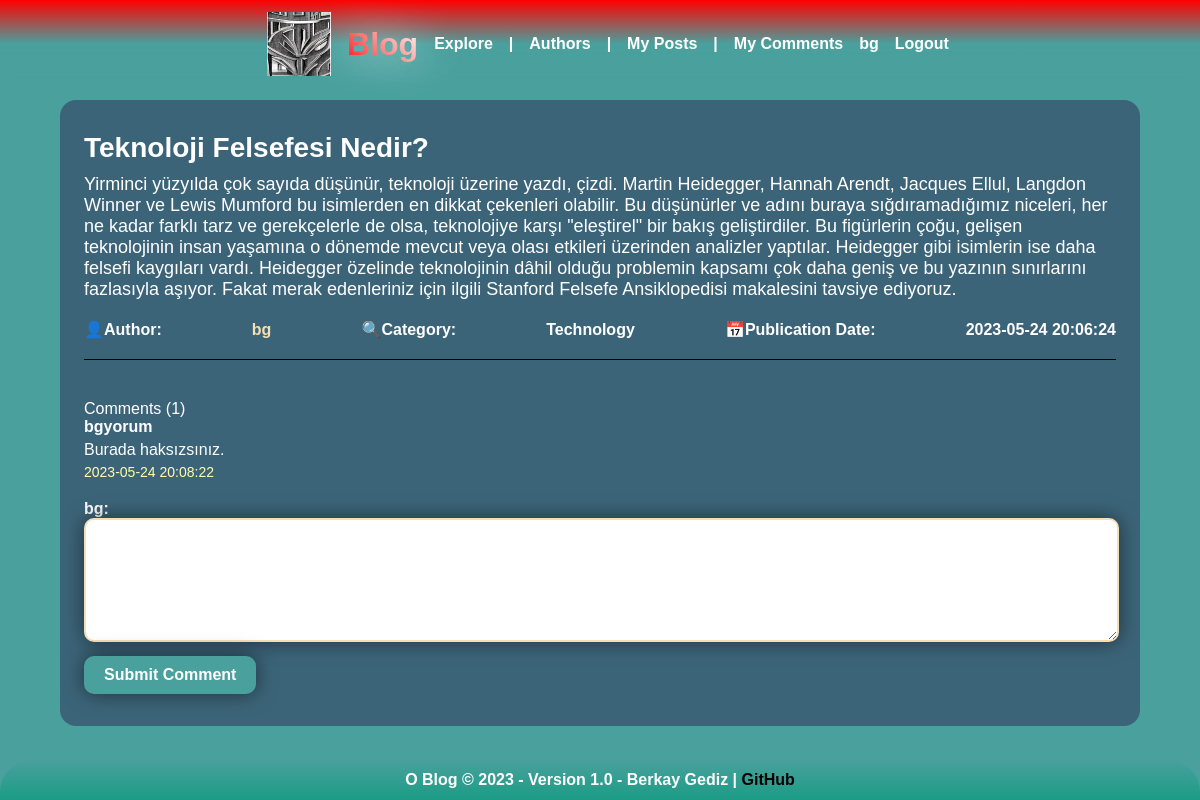
Page /post.php?id=18 (signed in) on the committed database.
### tables this page shows
CREATE TABLE `post` (
  `id` int(11) NOT NULL,
  `title` varchar(200) NOT NULL,
  `text` text NOT NULL,
  `authorid` int(11) NOT NULL,
  `categoryid` int(11) NOT NULL,
  `date` timestamp NOT NULL DEFAULT current_timestamp() ON UPDATE current_timestamp()
);

CREATE TABLE `author` (
  `id` int(11) NOT NULL,
  `username` varchar(50) NOT NULL,
  `email` varchar(100) NOT NULL,
  `password` varchar(100) NOT NULL,
  `isadmin` tinyint(1) NOT NULL DEFAULT 0,
  `regdate` timestamp NOT NULL DEFAULT current_timestamp() ON UPDATE current_timestamp()
);

CREATE TABLE `category` (
  `id` int(11) NOT NULL,
  `category` varchar(50) NOT NULL
);

CREATE TABLE `comment` (
  `id` int(11) NOT NULL,
  `text` text NOT NULL,
  `postid` int(11) NOT NULL,
  `authorid` int(11) NOT NULL,
  `date` timestamp NOT NULL DEFAULT current_timestamp() ON UPDATE current_timestamp()
);

### post.php (the view, shortened to what this page needs)
<!DOCTYPE html>
<html lang="en">
<head>
    <?php
    include("connect.php");
    ?>
    <link rel="stylesheet" href="css/style.css">
</head>
<body>
    <header>
        <div class="navbar-icon">
            <a href="index.php" style="text-decoration: none; display: flex; align-items: center;">
                <img src="img/o_favicon.png">
                <h1 class="navbar-title">Blog</h1>
            </a>
        </div>
        <?php
        include("nav.php");
        ?>
    </header>
    <main>
        <?php
        $postId = $_GET["id"];
        $postQuery = mysqli_prepare($checkdb, "SELECT * FROM post WHERE id = ?");
        mysqli_stmt_bind_param($postQuery, "i", $postId);
        mysqli_stmt_execute($postQuery);
        $postResult = mysqli_stmt_get_result($postQuery);
        if (mysqli_num_rows($postResult) > 0) {
            $post = mysqli_fetch_assoc($postResult);
            echo '<div class="blog-post">';
            echo '<div class="blog-post-container-title">' . $post["title"] . '</div>';
            echo '<div class="blog-post-container-content">' . $post["text"] . '</div>';
            echo '<div class="blog-post-container-detail">';
            echo '<div class="blog-post-detail-item">👤Author:</div>';
            $authorQuery = mysqli_prepare($checkdb, "SELECT * FROM author WHERE id = ?");
            mysqli_stmt_bind_param($authorQuery, "i", $post["authorid"]);
            mysqli_stmt_execute($authorQuery);
            $authorResult = mysqli_stmt_get_result($authorQuery);
            if (mysqli_num_rows($authorResult) > 0) {
                $author = mysqli_fetch_assoc($authorResult);
                echo '<a href="profile.php?username=' . $author["username"] . '" class="blog-post-author-link">' . $author["username"] . '</a>';
            } else {
                echo '<div class="blog-post-author-link">Author not found.</div>';
            }
            echo '<div class="blog-post-detail-item">🔍Category:</div>';
            $categoryQuery = mysqli_prepare($checkdb, "SELECT * FROM category WHERE id = ?");
            mysqli_stmt_bind_param($categoryQuery, "i", $post["categoryid"]);
            mysqli_stmt_execute($categoryQuery);
            $categoryResult = mysqli_stmt_get_result($categoryQuery);
            if (mysqli_num_rows($categoryResult) > 0) {
                $category = mysqli_fetch_assoc($categoryResult);
                echo '<div class="blog-post-detail-item">' . $category["category"] . '</div>';
            } else {
                echo '<div class="blog-post-category-item">Category not found.</div>';
            }
            echo '<div class="blog-post-detail-item">📅Publication Date:</div>';
            echo '<div class="blog-post-detail-item">' . $post["date"] . '</div>';
            echo '</div>';
            if (isset($_SESSION["loggedin"]) && ($_SESSION["loggedin"] == true)) {
                $commentsQuery = mysqli_prepare($checkdb, "SELECT * FROM comment INNER JOIN author ON comment.authorid = author.id WHERE comment.postid = ? ORDER BY comment.id DESC");
                mysqli_stmt_bind_param($commentsQuery, "i", $postId);
                mysqli_stmt_execute($commentsQuery);
                $commentResult = mysqli_stmt_get_result($commentsQuery);
                if (mysqli_num_rows($commentResult) > 0) {
                    echo '<div class="blog-post-comment-section">';
                    echo '<div class="blog-post-comments">Comments (' . mysqli_num_rows($commentResult) . ')</div>';
                    while ($comment = mysqli_fetch_assoc($commentResult)) {
                        echo '<div class="blog-post-comment">';
                        echo '<div class="blog-post-comment-author"><a href="profile.php?username=' . $comment["username"] . '">' . $comment["username"] . '</a></div>';
                        echo '<div class="blog-post-comment-text">' . $comment["text"] . '</div>';
                        echo '<div class="blog-post-comment-date">' . $comment["date"] . '</div>';
                        echo '</div>';
                    }
                } else {
                    echo '<div class="blog-post-comment-section">';
                    echo '<div class="blog-post-comments">Comments</div>';
                    echo '<div>No comments yet.</div>';
                }
                echo '<div class="blog-post-comment-form">';
                echo '<b>' . $_SESSION["username"] . ':</b>';
                echo '<form action="' . htmlspecialchars($_SERVER['PHP_SELF']) . '?id=' . $_GET["id"] . '" method="POST">';
                echo '<textarea name="comment" maxlength="150"></textarea><br>';
                echo '<input type="submit" value="Submit Comment">';
                echo '</form>';
                echo '</div>';
            } else {
                echo '<div style="padding-top: 4vh; padding-bottom: 4vh;">To write a comment, <a href="login.php" style="color:black;">login</a> or <a href="register.php" style="color:black;">register</a>.</div>';
            }
            echo '</div>';
        } else {
            echo 'Post not found.';
        }
        ?>
    </main>
    <?php
    include("footer.php");
    ?>
</body>
</html>

### assets/css/style.css (style rules this page uses)
body { padding: 0; margin: 0; background-color: #49a09d; display: flex; flex-direction: column; align-items: center; font-family: Arial, Helvetica, sans-serif; color: white; }
header { z-index: 999; display: flex; justify-content: center; align-items: center; width: 100%; height: 11vh; background: linear-gradient(360deg, transparent, #49a09d, red); border-bottom-left-radius: 2rem; border-bottom-right-radius: 2rem; max-height: auto; max-width: auto; position: fixed; }
header img { height: 8vh; max-height: auto; max-width: auto; }
main { z-index: 998; width: 90%; margin-top: 12.5vh; justify-content: center; align-items: center; background-color: transparent; text-align: left; margin-bottom: 4vh; }
a { text-decoration: none; color: white; font-weight: bold; }
.navbar-icon { display: flex; align-items: center; margin-left: 1rem; }
.navbar-icon img { height: 8vh; max-height: auto; max-width: auto; }
.navbar-icon h1 { text-shadow: 0 0 45px white; font-weight: bold; background: -webkit-linear-gradient(45deg, red, #ffffff); -webkit-background-clip: text; background-clip: text; -webkit-text-fill-color: transparent; margin-left: 1rem; }
.blog-post { background-color: #3c6478; border-radius: 1rem; padding: 2rem 1.5rem 0 1.5rem; }
.blog-post-container-title { font-size: 28px; font-weight: bold; margin-bottom: 10px; }
.blog-post-container-content { font-size: 18px; margin-bottom: 20px; word-wrap: break-word; }
.blog-post-container-detail { display: flex; align-items: center; justify-content: space-between; font-size: 16px; margin-bottom: 20px; }
.blog-post-detail-item { font-weight: bold; }
.blog-post-author-link { text-decoration: none; color: wheat; transition: color 0.3s ease-in-out; }
.blog-post-comment-section { margin-top: 20px; padding-top: 20px; border-top: 1px solid #000; }
.blog-post-comments { margin-top: 20px; }
.blog-post-comment { margin-bottom: 20px; }
.blog-post-comment-author { font-weight: bold; margin-bottom: 5px; }
.blog-post-comment-text { word-wrap: break-word; }
.blog-post-comment-date { margin-top: 5px; font-size: 14px; color: #ffffaa; }
.blog-post-comment-form { margin-top: 20px; }
.blog-post-comment-form textarea { width: 98%; height: 100px; border: 2px solid wheat; border-radius: 10px; padding: 10px; box-shadow: 0 0 20px rgba(0, 0, 0, 0.5); transition: all 0.5s ease-in-out; color: black; resize: vertical; }
.blog-post-comment-form input[type="submit"] { margin-top: 10px; padding: 10px 20px; border: none; border-radius: 10px; background-color: #49a09d; color: #fff; cursor: pointer; transition: background-color 0.3s ease-in-out; }
input[type="submit"] { margin-top: 3vh; margin-bottom: 4vh; background-color: #1b9c85; color: white; padding: 10px 20px 10px 20px; border: none; box-shadow: 0 0 20px rgba(0, 0, 0, 0.5); border-radius: 5px; cursor: pointer; font-weight: bold; font-size: 1rem; transition: background-color 0.3s ease-in-out; }
h1 { background: -webkit-linear-gradient(45deg, goldenrod, #ffffff); -webkit-background-clip: text; background-clip: text; -webkit-text-fill-color: transparent; }

### rows in the picture
post: title "Teknoloji Felsefesi Nedir?", text "Yirminci yüzyılda çok sayıda düşünür, teknoloji üzerine yazdı, çizdi. Martin Heidegger, Hannah Arendt, Jacques Ellul, Langdon Winner ve Lewis Mumford bu isimlerden en dikkat çekenleri olabilir. Bu düşünürler ve adını buraya sığdıramadığımız niceleri, her ne kadar farklı tarz ve gerekçelerle de olsa, teknolojiye karşı \"eleştirel\" bir bakış geliştirdiler. Bu figürlerin çoğu, gelişen teknolojinin insan yaşamına o dönemde mevcut veya olası etkileri üzerinden analizler yaptılar. Heidegger gibi isimlerin ise daha felsefi kaygıları vardı. Heidegger özelinde teknolojinin dâhil olduğu problemin kapsamı çok daha geniş ve bu yazının sınırlarını fazlasıyla aşıyor. Fakat merak edenleriniz için ilgili…", date "2023-05-24 20:06:24"
author: username "bg"
category: category "Technology"
comment: authorid.username "bgyorum", text "Burada haksızsınız.", date "2023-05-24 20:08:22"

### other values in the picture
$_SESSION["username"] "bg"
mysqli_num_rows($commentResult) "1"
